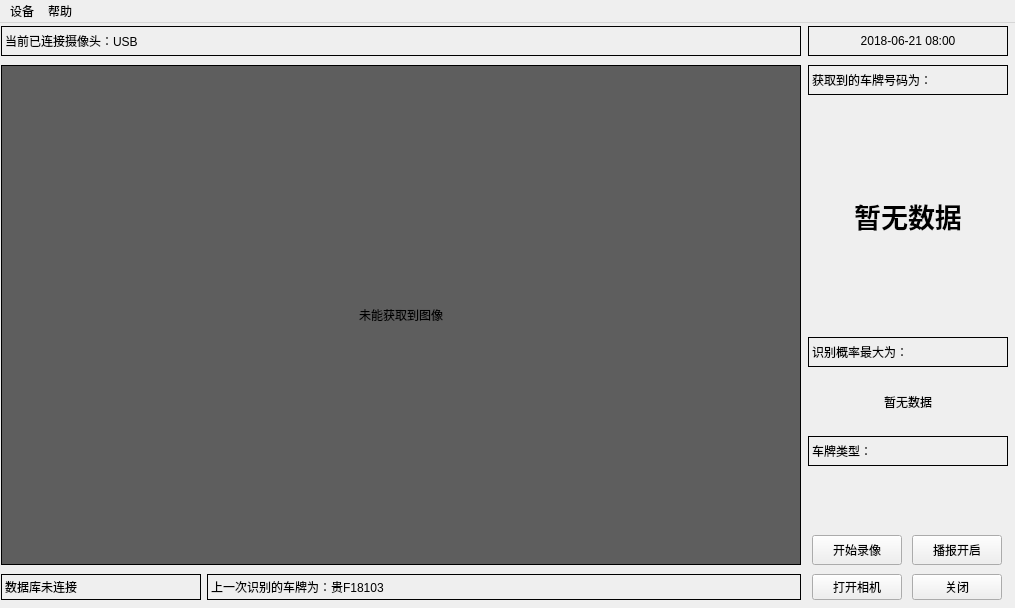
<?xml version="1.0" encoding="UTF-8"?>
<ui version="4.0">
 <class>MainWindow</class>
 <widget class="QMainWindow" name="MainWindow">
  <property name="windowModality">
   <enum>Qt::NonModal</enum>
  </property>
  <property name="geometry">
   <rect>
    <x>0</x>
    <y>0</y>
    <width>1015</width>
    <height>608</height>
   </rect>
  </property>
  <property name="minimumSize">
   <size>
    <width>1015</width>
    <height>608</height>
   </size>
  </property>
  <property name="maximumSize">
   <size>
    <width>1015</width>
    <height>608</height>
   </size>
  </property>
  <property name="windowTitle">
   <string>佰润车牌识别系统</string>
  </property>
  <property name="windowIcon">
   <iconset>
    <normaloff>favicon.ico</normaloff>favicon.ico</iconset>
  </property>
  <widget class="QWidget" name="centralwidget">
   <widget class="QWidget" name="gridLayoutWidget">
    <property name="geometry">
     <rect>
      <x>0</x>
      <y>0</y>
      <width>1011</width>
      <height>581</height>
     </rect>
    </property>
    <layout class="QGridLayout" name="gridLayout">
     <item row="2" column="1">
      <layout class="QHBoxLayout" name="horizontalLayout">
       <item>
        <widget class="QPushButton" name="pushButton_2">
         <property name="minimumSize">
          <size>
           <width>90</width>
           <height>0</height>
          </size>
         </property>
         <property name="maximumSize">
          <size>
           <width>90</width>
           <height>16777215</height>
          </size>
         </property>
         <property name="text">
          <string>打开相机</string>
         </property>
        </widget>
       </item>
       <item>
        <widget class="QPushButton" name="pushButton">
         <property name="minimumSize">
          <size>
           <width>90</width>
           <height>0</height>
          </size>
         </property>
         <property name="maximumSize">
          <size>
           <width>90</width>
           <height>16777215</height>
          </size>
         </property>
         <property name="text">
          <string>关闭</string>
         </property>
        </widget>
       </item>
      </layout>
     </item>
     <item row="0" column="0">
      <widget class="QLabel" name="infoLabel">
       <property name="enabled">
        <bool>true</bool>
       </property>
       <property name="minimumSize">
        <size>
         <width>800</width>
         <height>30</height>
        </size>
       </property>
       <property name="maximumSize">
        <size>
         <width>800</width>
         <height>30</height>
        </size>
       </property>
       <property name="styleSheet">
        <string notr="true">border:1px solid black;</string>
       </property>
       <property name="text">
        <string>当前已连接摄像头：USB </string>
       </property>
      </widget>
     </item>
     <item row="1" column="0">
      <widget class="QLabel" name="videoLabel">
       <property name="minimumSize">
        <size>
         <width>800</width>
         <height>500</height>
        </size>
       </property>
       <property name="maximumSize">
        <size>
         <width>800</width>
         <height>500</height>
        </size>
       </property>
       <property name="styleSheet">
        <string notr="true">background-color: rgb(94, 94, 94);
border:1px solid black;</string>
       </property>
       <property name="text">
        <string>未能获取到图像</string>
       </property>
       <property name="alignment">
        <set>Qt::AlignCenter</set>
       </property>
      </widget>
     </item>
     <item row="1" column="1">
      <layout class="QVBoxLayout" name="verticalLayout">
       <item>
        <widget class="QLabel" name="label_2">
         <property name="minimumSize">
          <size>
           <width>200</width>
           <height>30</height>
          </size>
         </property>
         <property name="maximumSize">
          <size>
           <width>200</width>
           <height>30</height>
          </size>
         </property>
         <property name="styleSheet">
          <string notr="true">border:1px solid black;</string>
         </property>
         <property name="text">
          <string>获取到的车牌号码为：</string>
         </property>
        </widget>
       </item>
       <item>
        <widget class="QLabel" name="LPNLabel">
         <property name="minimumSize">
          <size>
           <width>0</width>
           <height>230</height>
          </size>
         </property>
         <property name="font">
          <font>
           <family>微软雅黑</family>
           <pointsize>20</pointsize>
           <weight>75</weight>
           <bold>true</bold>
          </font>
         </property>
         <property name="text">
          <string>暂无数据</string>
         </property>
         <property name="alignment">
          <set>Qt::AlignCenter</set>
         </property>
        </widget>
       </item>
       <item>
        <widget class="QLabel" name="label_3">
         <property name="minimumSize">
          <size>
           <width>200</width>
           <height>30</height>
          </size>
         </property>
         <property name="maximumSize">
          <size>
           <width>200</width>
           <height>30</height>
          </size>
         </property>
         <property name="styleSheet">
          <string notr="true">border:1px solid black;</string>
         </property>
         <property name="text">
          <string>识别概率最大为：</string>
         </property>
        </widget>
       </item>
       <item>
        <widget class="QLabel" name="proLabel">
         <property name="text">
          <string>暂无数据</string>
         </property>
         <property name="alignment">
          <set>Qt::AlignCenter</set>
         </property>
        </widget>
       </item>
       <item>
        <widget class="QLabel" name="label_4">
         <property name="minimumSize">
          <size>
           <width>200</width>
           <height>30</height>
          </size>
         </property>
         <property name="maximumSize">
          <size>
           <width>200</width>
           <height>30</height>
          </size>
         </property>
         <property name="styleSheet">
          <string notr="true">border:1px solid black;</string>
         </property>
         <property name="text">
          <string>车牌类型：</string>
         </property>
        </widget>
       </item>
       <item>
        <widget class="QLabel" name="typeLabel">
         <property name="text">
          <string/>
         </property>
        </widget>
       </item>
       <item>
        <layout class="QHBoxLayout" name="horizontalLayout_3">
         <item>
          <widget class="QPushButton" name="pushButton_vcr">
           <property name="minimumSize">
            <size>
             <width>90</width>
             <height>30</height>
            </size>
           </property>
           <property name="maximumSize">
            <size>
             <width>90</width>
             <height>30</height>
            </size>
           </property>
           <property name="text">
            <string>开始录像</string>
           </property>
          </widget>
         </item>
         <item>
          <widget class="QPushButton" name="pushButton_cap">
           <property name="minimumSize">
            <size>
             <width>90</width>
             <height>30</height>
            </size>
           </property>
           <property name="maximumSize">
            <size>
             <width>90</width>
             <height>30</height>
            </size>
           </property>
           <property name="text">
            <string>播报开启</string>
           </property>
          </widget>
         </item>
        </layout>
       </item>
      </layout>
     </item>
     <item row="0" column="1">
      <widget class="QLabel" name="timeLabel">
       <property name="styleSheet">
        <string notr="true">border:1px solid black;</string>
       </property>
       <property name="text">
        <string>2018-06-21 08:00</string>
       </property>
       <property name="alignment">
        <set>Qt::AlignCenter</set>
       </property>
      </widget>
     </item>
     <item row="2" column="0">
      <layout class="QHBoxLayout" name="horizontalLayout_2">
       <item>
        <widget class="QLabel" name="mysqlLabel">
         <property name="minimumSize">
          <size>
           <width>200</width>
           <height>0</height>
          </size>
         </property>
         <property name="maximumSize">
          <size>
           <width>200</width>
           <height>16777215</height>
          </size>
         </property>
         <property name="styleSheet">
          <string notr="true">border:1px solid black;</string>
         </property>
         <property name="text">
          <string>数据库未连接</string>
         </property>
        </widget>
       </item>
       <item>
        <widget class="QLabel" name="stateLabel">
         <property name="styleSheet">
          <string notr="true">border:1px solid black;</string>
         </property>
         <property name="text">
          <string>上一次识别的车牌为：贵F18103</string>
         </property>
        </widget>
       </item>
      </layout>
     </item>
    </layout>
   </widget>
  </widget>
  <widget class="QMenuBar" name="menubar">
   <property name="geometry">
    <rect>
     <x>0</x>
     <y>0</y>
     <width>1015</width>
     <height>26</height>
    </rect>
   </property>
   <widget class="QMenu" name="menu">
    <property name="title">
     <string>设备</string>
    </property>
    <addaction name="actionUSB"/>
    <addaction name="actionRTSP"/>
    <addaction name="actionClose"/>
   </widget>
   <widget class="QMenu" name="menuhelp">
    <property name="title">
     <string>帮助</string>
    </property>
    <addaction name="actionAbout"/>
   </widget>
   <addaction name="menu"/>
   <addaction name="menuhelp"/>
  </widget>
  <action name="actionUSB">
   <property name="text">
    <string>USB</string>
   </property>
  </action>
  <action name="actionRTSP">
   <property name="text">
    <string>RTSP</string>
   </property>
  </action>
  <action name="actionClose">
   <property name="text">
    <string>Close</string>
   </property>
  </action>
  <action name="actionAbout">
   <property name="text">
    <string>About</string>
   </property>
  </action>
 </widget>
 <resources/>
 <connections/>
</ui>
